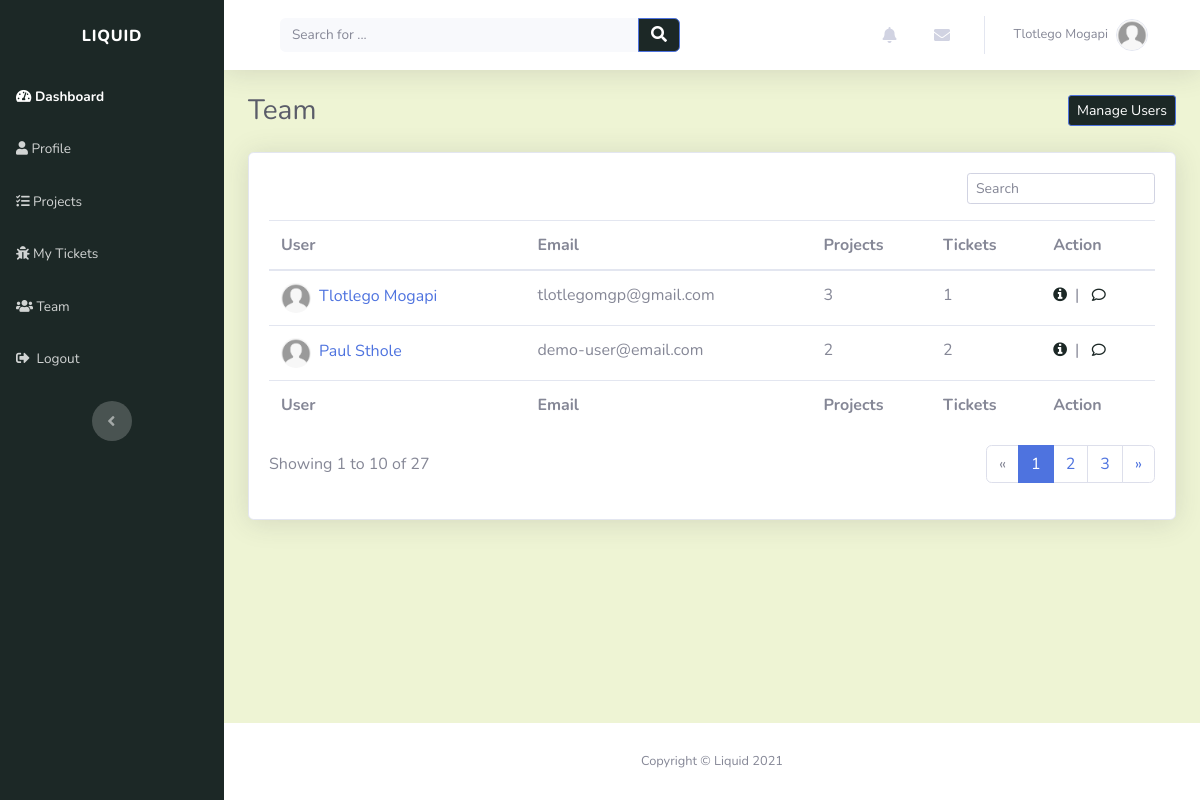
/teams/ (signed in), run on the app's committed database.
### account/models.py (models this page shows, shortened)
class Profile(models.Model):
    user = models.OneToOneField(settings.AUTH_USER_MODEL, on_delete=models.CASCADE, unique=True)
    profile_picture = models.ImageField(default='default.jpg', upload_to='profile_images', blank=True)
    website = models.URLField(blank=True)
    first_name = models.CharField(max_length=30, blank=True)
    last_name = models.CharField(max_length=30, blank=True)
    address = models.CharField(max_length=50, blank=True)
    city = models.CharField(max_length=50, blank=True)
    country = models.CharField(max_length=50, blank=True)
    slug = models.SlugField(unique=True, blank=True)

class Account(AbstractBaseUser):
    email = models.EmailField(verbose_name="email", max_length=30, unique=True)
    username = models.CharField(max_length=30, unique=True)
    date_created = models.DateTimeField(verbose_name="date created", auto_now_add=True)
    last_login = models.DateTimeField(verbose_name="last login", auto_now=True)
    is_admin = models.BooleanField(default=False)
    is_staff = models.BooleanField(default=False)
    is_active = models.BooleanField(default=True)
    is_super_user = models.BooleanField(default=False)
    USERNAME_FIELD = 'email'
    REQUIRED_FIELDS = ['username']
    objects = AccountManager()

### teams/views.py (the view)
# urls.py: path('', views.team_view, name="team_page"),
@login_required(login_url='login_page')
def team_view(request):
    context = {}
    context['users'] = Profile.objects.all()
    return render(request, "teams/team.html", context)

### index/custom_processors.py (called while the page is built)
def profile_processor(request):
    if request.user.is_authenticated:
        user = request.user
        user_profile = get_object_or_404(Profile, user=user)
        user_messages = DirectMessage.objects.filter(receiver=user_profile).order_by('-created_on')[:5]
        user_alerts = Alert.objects.filter(user=user_profile).order_by('-created_on')[:5]
        return {'profile': user_profile, 'direct_messages': user_messages, 'alerts': user_alerts}
    else:
        return{}

### teams/templates/teams/team.html
{% extends "index/header.html" %} {% load static %} {% block title %}Teams{% endblock %} {% block content %}
<div class="d-sm-flex justify-content-between align-items-center mb-4">
	<h3 class="text-dark mb-0">Team</h3>
	<a
		class="btn btn-primary btn-sm d-none d-sm-inline-block"
		role="button"
		href="#"
		style="background: rgb(28, 40, 38)"
		>Manage Users</a
	>
</div>
<div class="card shadow">
	<div class="card-body">
		<div class="row">
			<div class="col-md-12">
				<div class="text-md-right dataTables_filter" id="dataTable_filter">
					<label
						><input
							type="search"
							class="form-control form-control-sm"
							aria-controls="dataTable"
							placeholder="Search"
					/></label>
				</div>
			</div>
		</div>
		<div class="table-responsive table mt-2" id="dataTable" role="grid" aria-describedby="dataTable_info">
			<table class="table my-0" id="dataTable" aria-describedby="team">
				<thead>
					{% include 'teams/snippets/table_header.html'%}
				</thead>
				<tbody>
					{% for profile in users %} {% include 'teams/snippets/user.html'%} {% endfor %}
				</tbody>
				<tfoot>
					{% include 'teams/snippets/table_header.html'%}
				</tfoot>
			</table>
		</div>
		<div class="row">
			<div class="col-md-6 align-self-center">
				<p id="dataTable_info" class="dataTables_info" role="status" aria-live="polite">
					Showing 1 to 10 of 27
				</p>
			</div>
			<div class="col-md-6">
				<nav class="d-lg-flex justify-content-lg-end dataTables_paginate paging_simple_numbers">
					<ul class="pagination">
						<li class="page-item disabled">
							<a class="page-link" href="#" aria-label="Previous"><span aria-hidden="true">«</span></a>
						</li>
						<li class="page-item active"><a class="page-link" href="#">1</a></li>
						<li class="page-item"><a class="page-link" href="#">2</a></li>
						<li class="page-item"><a class="page-link" href="#">3</a></li>
						<li class="page-item">
							<a class="page-link" href="#" aria-label="Next"><span aria-hidden="true">»</span></a>
						</li>
					</ul>
				</nav>
			</div>
		</div>
	</div>
</div>
{% endblock %}

### index/templates/index/snippets/navbar.html (shortened to what this page needs)
<nav
	class="navbar navbar-light navbar-expand bg-white shadow mb-4 topbar static-top"
	style="background: rgb(238, 244, 212)"
>
	<div class="container-fluid">
		<div class="container-fluid">
			<form
				method="GET"
				action="{% url 'index_page' %}"
				target="_self"
				class="form-inline d-none d-sm-inline-block mr-auto ml-md-3 my-2 my-md-0 mw-100 navbar-search"
			>
				<div class="input-group">
					<input
						class="bg-light form-control border-0 small"
						type="search"
						placeholder="Search for ..."
						value="{{query}}"
						name="q"
					/>
					<div class="input-group-append">
						<button class="btn btn-primary py-0" type="submit" style="background: rgb(28, 40, 38)">
							<em class="fas fa-search"></em>
						</button>
					</div>
				</div>
			</form>
			<ul class="nav navbar-nav flex-nowrap ml-auto">
				<li class="nav-item dropdown no-arrow mx-1">
					<div class="nav-item dropdown no-arrow">
						<a class="dropdown-toggle nav-link" data-toggle="dropdown" aria-expanded="false" href="#"
							><em class="fas fa-bell fa-fw"></em
						></a>
					</div>
				</li>
				<li class="nav-item dropdown no-arrow mx-1">
					<div class="nav-item dropdown no-arrow">
						<a class="dropdown-toggle nav-link" data-toggle="dropdown" aria-expanded="false" href="#"
							><em class="fas fa-envelope fa-fw"></em></a
						>
					</div>
				</li>
				<li class="nav-item dropdown no-arrow">
					<div class="nav-item dropdown no-arrow">
						<a class="dropdown-toggle nav-link" data-toggle="dropdown" aria-expanded="false" href="#"
							><span class="d-none d-lg-inline mr-2 text-gray-600 small">
								{% if profile.first_name and profile.last_name %} {{profile.first_name}}
								{{profile.last_name}} {% else %} {{user}} {%endif%}
							</span>
							<img
								class="border rounded-circle img-profile"
								src="{{profile.profile_picture.url}}"
								alt="user image"
							/>
						</a>
					</div>
				</li>
			</ul>
		</div>
	</div>
</nav>

### teams/templates/teams/snippets/user.html
<tr>
	<td>
		<a href="{% url 'view_profile' profile.slug %}"
			><img
				class="rounded-circle mr-2"
				width="30"
				height="30"
				src="{{profile.profile_picture.url}}"
				alt="user image"
			/>{% if profile.first_name %}{{profile.first_name}} {{profile.last_name}} {%else%} {{profile.user.username}}
			{%endif%}
		</a>
	</td>
	<td>{{profile.user.email}}</td>
	<td>{{profile.projectrole_set.all.count}}</td>
	<td>{{profile.ticketassignee_set.all.count}}</td>
	<td>{% include 'teams/snippets/user_action.html' %}</td>
</tr>

### teams/templates/teams/snippets/user_action.html
<a role="button" href="{% url 'view_profile' profile.slug %}" style="color: rgb(28, 40, 38)" title="More information"
	><em class="fa fa-info-circle">&nbsp</em></a
>
|&nbsp&nbsp
<a role="button" href="#" style="color: rgb(28, 40, 38)" title="Send Message"
	><em class="far fa-comment fa-sm">&nbsp</em></a
>

### data on the page
Profile: first_name "Tlotlego", last_name "Mogapi", profile_picture (placeholder picture), user.email "tlotlegomgp@gmail.com", projectrole_set.all.count "3", ticketassignee_set.all.count "1"
Profile: profile_picture (placeholder picture), first_name "Paul", last_name "Sthole", user.email "demo-user@email.com", projectrole_set.all.count "2", ticketassignee_set.all.count "2"
